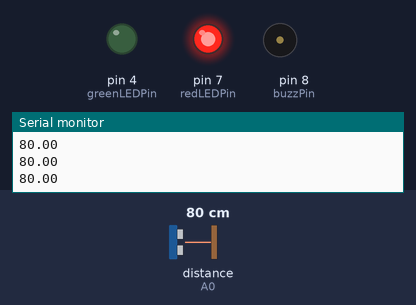
Bench run of a sketch on a simulated Arduino Uno, built with avr-gcc and run on an emulated ATmega328P. Shown: output pins drawn as LEDs (lit = HIGH), buzzer (waves = sounding, pin HIGH), the last lines printed to the serial monitor. Wiring (inferred from the names in the program): ultrasonic range finder: trigger pin 2; echo A0. The inputs (shaded band) are chosen by the test bench; at power-on: distance to the obstacle (sensor on A0) 80 cm. The echo pulse lasts 58.3 µs per cm; pins used as bus, display or sensor lines are not drawn.

Above: at 1.2 s.
1.3 s: distance to the obstacle (sensor on A0) set to 2 cm
At 1.8 s:
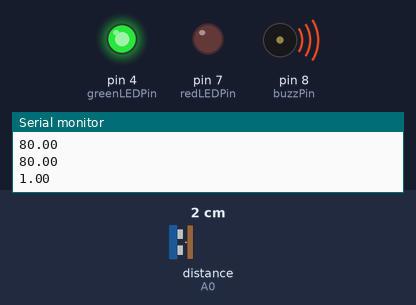
2.9 s: distance to the obstacle (sensor on A0) set to 18 cm
At 3.7 s:
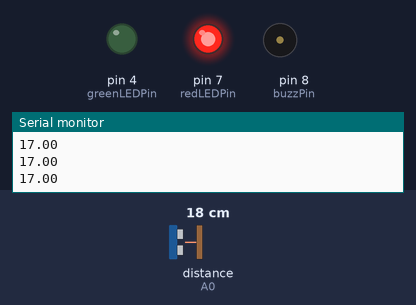
4.5 s: distance to the obstacle (sensor on A0) set to 4 cm
At 5.2 s:
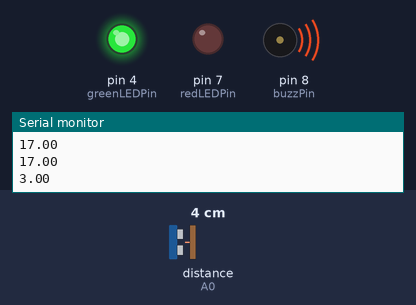
Timing chart, 0 to 7.5 s (numbered marks = the images above; inputs shaded):
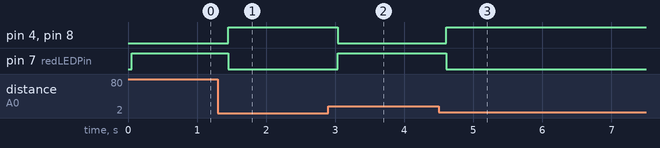

The sketch:

Practice_4_Ultrasonic_Sensors.ino
```cpp
int triggerPin = 2;
int echoPin = A0;
int triggerPulse = 10;
int pulseDelay = 50;

int greenLEDPin = 4;
int redLEDPin = 7;
int buzzPin = 8;
int buzzDelay = 500;

void setup() {
  // put your setup code here, to run once:
  Serial.begin(9600);
  pinMode(triggerPin, OUTPUT);
  pinMode(echoPin, INPUT);

  pinMode(greenLEDPin, OUTPUT);
  pinMode(redLEDPin, OUTPUT);
  pinMode(buzzPin, OUTPUT);
}

void loop() {
  // // put your main code here, to run repeatedly:

  sendUltrasonicWaves();
  digitalWrite(triggerPin, LOW);
  int pingTravelTime = pulseIn(echoPin, HIGH);
  float distance = ( pingTravelTime / 58 );
  Serial.println(distance);
  delay(pulseDelay);
  feedback(0, 1, 0);

  while (distance < 10.) {

    sendUltrasonicWaves();
    digitalWrite(triggerPin, LOW);
    pingTravelTime = pulseIn(echoPin, HIGH);
    distance = ( pingTravelTime / 58 );
    delay(pulseDelay);
    feedback(1, 0, 1);

  }
}

void sendUltrasonicWaves() {
  digitalWrite(triggerPin, LOW);
  delayMicroseconds(triggerPulse);
  digitalWrite(triggerPin, HIGH);
  delayMicroseconds(triggerPulse);
}

void feedback(int greenLEDState, int redLEDState, int buzzState) {
  digitalWrite(buzzPin, buzzState);
  delayMicroseconds(500);

  digitalWrite(greenLEDPin, greenLEDState);

  digitalWrite(redLEDPin, redLEDState);

}
```

Measured:
- after the input at 1.3 s, pin 4 (greenLEDPin), pin 8 (buzzPin): LOW → HIGH after 0.15 s; pin 7 (redLEDPin): HIGH → LOW after 0.15 s
- after the input at 2.9 s, pin 4 (greenLEDPin), pin 8 (buzzPin): HIGH → LOW after 0.14 s; pin 7 (redLEDPin): LOW → HIGH after 0.14 s
- after the input at 4.5 s, pin 4 (greenLEDPin), pin 8 (buzzPin): LOW → HIGH after 0.11 s; pin 7 (redLEDPin): HIGH → LOW after 0.11 s
